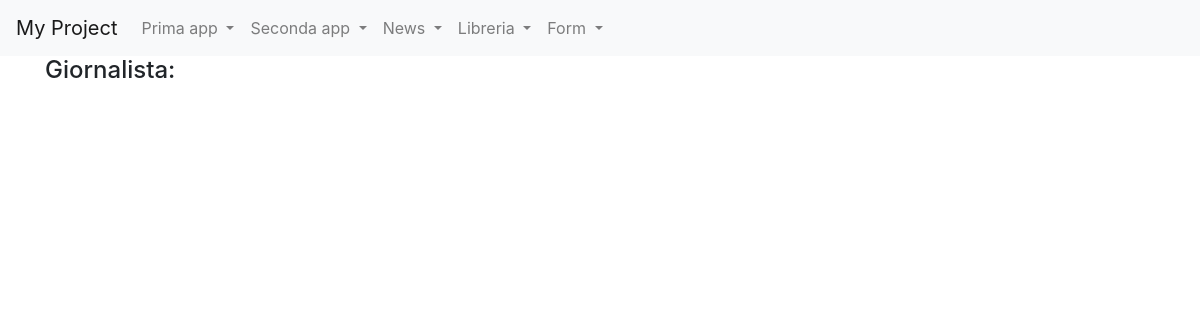
/news/lista_giornalisti/, run on an earlier commit of the app's database.
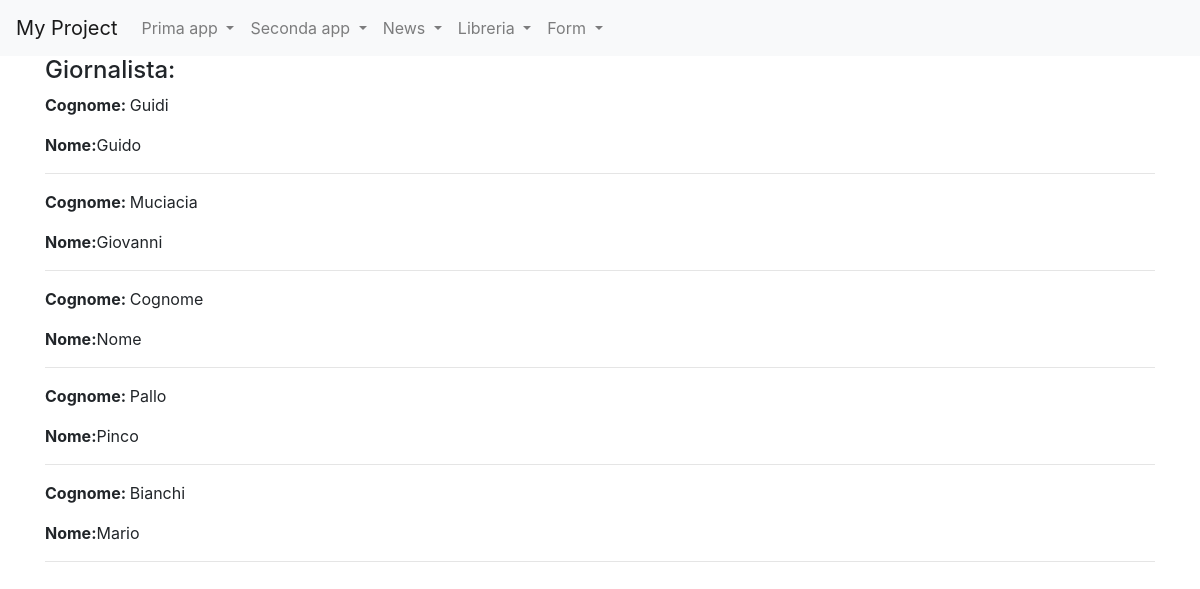
And on a later commit of the database.
### news/models.py (models this page shows, shortened)
class Giornalista(models.Model):
    nome= models.CharField(max_length=20)
    cognome= models.CharField(max_length=20)
    class Meta:
        verbose_name="Giornalista"
        verbose_name_plural="Giornalisti"

### news/views.py (the view)
# urls.py: path("lista_giornalisti/", GiornalistaListView.as_view(), name="lista_giornalisti")
class GiornalistaListView(ListView):
    model=Giornalista
    template_name="lista_giornalisti.html"
    def get_context_data(self, **kwargs):
        context=super().get_context_data(**kwargs)
        context["giornalisti"]= Giornalista.objects.all()
        return context

### news/templates/lista_giornalisti.html (shortened to what this page needs)
{% extends 'base.html'%}
{%block content%}
    <h4>Giornalista: </h4>
    {% for giornalista in giornalisti %}
        <p><strong>Cognome: </strong>{{giornalista.cognome}}</p>
        <p><strong>Nome:</strong>{{ giornalista.nome}}</p>
        <hr>
    {% endfor %}
{% endblock content %}

What changed in the data, as far as the page shows it:
added Giornalista: cognome "Guidi", nome "Guido"
added Giornalista: cognome "Muciacia", nome "Giovanni"
added Giornalista: cognome "Cognome", nome "Nome"
added Giornalista: cognome "Pallo", nome "Pinco"
added Giornalista: cognome "Bianchi", nome "Mario"
